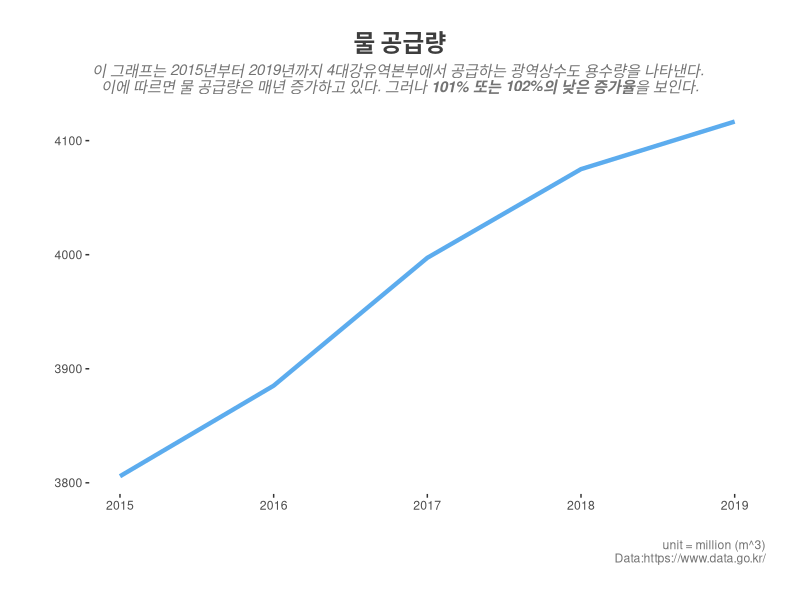
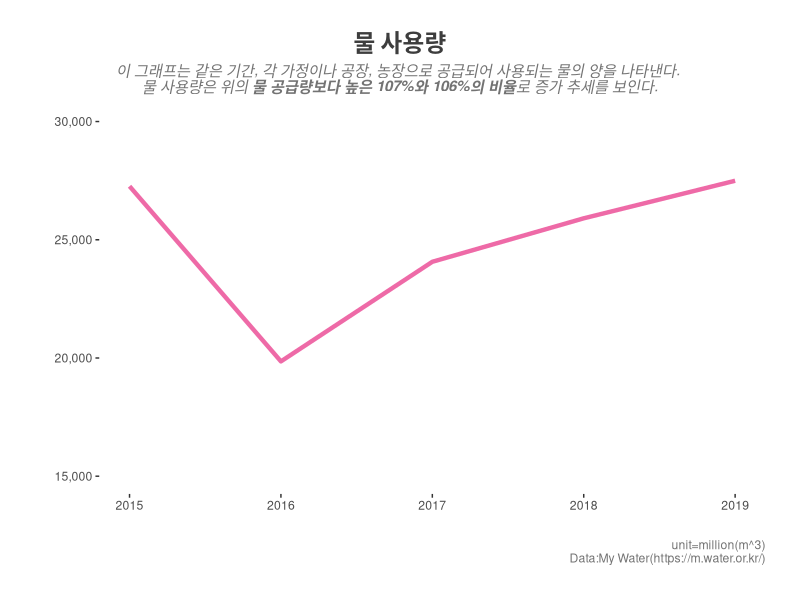
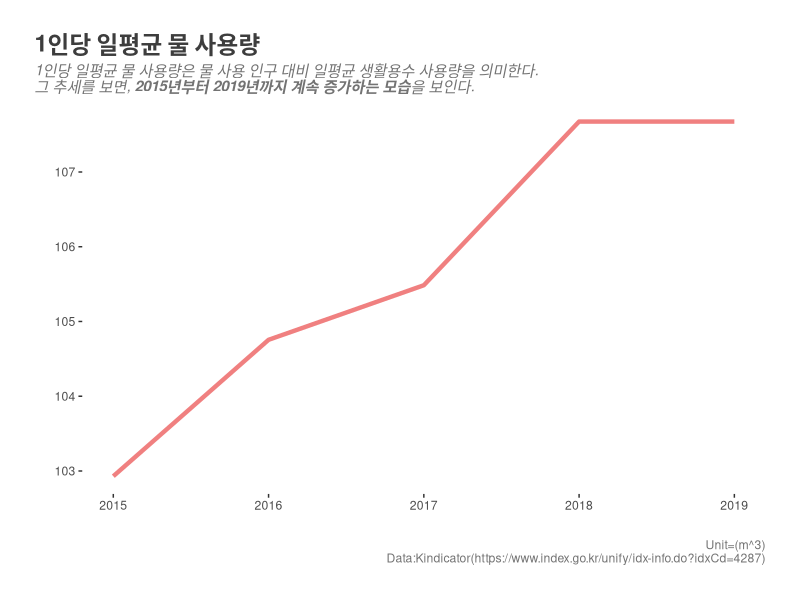

Generate these figures, in order, with R:
## ---- chunk 1
library(tidyverse)
library(ggtext)
library(glue)
## ---- chunk 2
library(dplyr)
library(readxl)

keum <- read_excel("keum.xls")
nak <- read_excel("nak.xls")
young <- read_excel("young.xls")
han  <- read_excel("han.xls")
header=TRUE

keumandnak <- merge(keum, nak, by="year")
youngandhan <- merge(young, han, by="year")
rivers <- merge(keumandnak, youngandhan, by="year")
rivers <- rivers[,c(-2,-3, -5,-6, -8,-9, -11,-12)]
colnames(rivers)[2] <-"keum_supply"
colnames(rivers)[3] <-"nak_supply"
colnames(rivers)[4] <-"young_supply"
colnames(rivers)[5] <-"han_supply"
data.frame(rivers, stringsAsFactors = F)
rivers

cname <- c("keum_supply", "nak_supply", "young_supply", "han_supply")
rivers[,cname] <- lapply(rivers[,cname], as.numeric)

col2015 <- rivers %>% 
  slice(1:12) %>%
  select("keum_supply", "nak_supply", "young_supply", "han_supply") %>%
  summarise(sum(keum_supply),sum(nak_supply),sum(young_supply),sum(han_supply))

total2015 <- rowSums(col2015)

col2016 <- rivers %>% 
  slice(13:24) %>%
  select("keum_supply", "nak_supply", "young_supply", "han_supply") %>%
  summarise(sum(keum_supply),sum(nak_supply),sum(young_supply), sum(han_supply))

total2016 <- rowSums(col2016)

col2017 <- rivers %>% 
  slice(25:36) %>%
  select("keum_supply", "nak_supply", "young_supply", "han_supply") %>%
  summarise(sum(keum_supply),sum(nak_supply),sum(young_supply),sum(han_supply))

total2017 <- rowSums(col2017)

col2018 <- rivers %>% 
  slice(37:48) %>%
  select("keum_supply", "nak_supply", "young_supply", "han_supply") %>%
  summarise(sum(keum_supply),sum(nak_supply),sum(young_supply),sum(han_supply))

total2018 <- rowSums(col2018)

col2019 <- rivers %>% 
  slice(49:60) %>%
  select("keum_supply", "nak_supply", "young_supply", "han_supply") %>%
  summarise(sum(keum_supply),sum(nak_supply),sum(young_supply),sum(han_supply))

total2019 <- rowSums(col2019)

supply=data.frame(year=c(2019, 2018, 2017, 2016, 2015),
  supply = c(total2019, total2018, total2017, total2016, total2015))
print(supply)
## ---- chunk 3
dt <- read.csv("watersource.csv", header = TRUE)
head(dt)
names(dt)
dt %>% 
  filter(year > 2014)

  year <- data.frame(year = c(2019,2018,2017,2016,2015)) 
  life <- data.frame(waterwork = c(6564.06, 6561.56, 6390.49, 1545.16, 7728.80), non.water.supply = c(29.42, 32.9, 37.84, 9.63, 136.48), etc = c(892.12, 913.11, 1101.13, 279.93, 1723.23)) 
 industry <- data.frame(planned = c(1791.79, 1812.12, 1754.27, 1759.70, 1817.11), groundwater = c(124.27, 127.79, 127.48, 121.06, 117.4), river = c(430.91, 439.36, 593.17, 843.34, 810.58)) 
  farming <- data.frame(ricepaddy.include = c(13271.27, 11833.35, 10833.92, 12061.24, 11474.69), farm.include = c(4073.79, 3866.53, 2986.76, 3019.58, 3282.16), stockbreed = c(319.03, 321.07, 244.54, 216.59, 173.46))
## ---- chunk 4
  rowSums(life)
Life <- rowSums(life)

rowSums(industry)
Industry <- rowSums(industry)

rowSums(farming)
Farming <- rowSums(farming)

total <- Life + Industry + Farming

year <- data_frame(c(2019, 2018, 2017, 2016, 2015))

demand <- data_frame(year=c(2019, 2018, 2017, 2016, 2015),
                     life=(Life), industry=(Industry), farming=(Farming), total=(total))

print(demand)
## ---- chunk 5
supply <- supply %>%
  mutate(supply=(supply/1000000))
## ---- chunk 6
demand <- demand %>%
  select(year, total)
## ---- chunk 7
supply %>%
  ggplot(aes(x=year, y=supply)) +
  geom_line(size=1.5, color="steelblue2") +
  labs(x="", y="", title="물 공급량", subtitle="이 그래프는 2015년부터 2019년까지 4대강유역본부에서 공급하는 광역상수도 용수량을 나타낸다. <br> 이에 따르면 물 공급량은 매년 증가하고 있다. 그러나 **101% 또는 102%의 낮은 증가율**을 보인다.", caption="unit = million (m^3)
Data:https://www.data.go.kr/") +
  theme(plot.title.position = "plot",
        plot.title = element_text(hjust=0.5, size=17, face="bold", color="grey24"),
        plot.subtitle = element_markdown(hjust=0.5, face="italic", color="grey45"),
        plot.caption = element_text(color="grey45"),
        plot.margin = margin(25, 25, 25, 25),
        panel.background = element_blank())
## ---- chunk 8
demand %>%
    ggplot(aes(x=year, y=total)) +
    geom_line(size=1.5, color="hotpink2") +
    expand_limits(y=0) +
    scale_y_continuous(labels = scales::comma,
                       limits = c(15000, 30000),
                       breaks=seq(0,30000,5000)) +
    labs(x="", y="", title="물 사용량", subtitle="이 그래프는 같은 기간, 각 가정이나 공장, 농장으로 공급되어 사용되는 물의 양을 나타낸다. <br> 물 사용량은 위의 **물 공급량보다 높은 107%와 106%의 비율**로 증가 추세를 보인다.", caption="unit=million(m^3)
Data:My Water(https://m.water.or.kr/)") +
    theme(plot.title.position = "plot",
        plot.title = element_text(hjust=0.5, size=17, face="bold", color="grey24"),
        plot.subtitle = element_markdown(hjust=0.5, face="italic", color="grey45"),
        plot.caption = element_text(color="grey45"),
        plot.margin = margin(25, 25, 25, 25),
        panel.background = element_blank())
## ---- chunk 9
upp <- read.csv("usagePerPerson.csv")
## ---- chunk 10
upp %>%
  filter(year>2014, year<2020) %>%
  mutate(Usageperperson = (Usageperperson*365)/1000) %>%
  ggplot(aes(x=year, y=Usageperperson)) +
  geom_line(size=1.5, color="lightcoral") +
  labs(x="", y="", title="1인당 일평균 물 사용량", subtitle="1인당 일평균 물 사용량은 물 사용 인구 대비 일평균 생활용수 사용량을 의미한다. <br> 그 추세를 보면, **2015년부터 2019년까지 계속 증가하는 모습**을 보인다.", caption="Unit=(m^3)
Data:Kindicator(https://www.index.go.kr/unify/idx-info.do?idxCd=4287)")+
  theme(plot.title.position = "plot",
        plot.title = element_text(size=17, face="bold", color="grey24"),
        plot.subtitle = element_markdown(face="italic", color="grey45"),
        plot.caption = element_text(color="grey45"),
        plot.margin = margin(25, 25, 25, 25),
        panel.background = element_blank())
